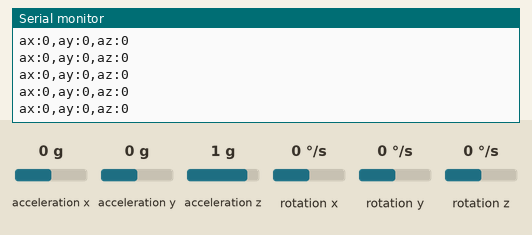
Simulated run of this sketch. Board: Arduino Leonardo, built with avr-gcc and run on an emulated ATmega32U4. Parts: the last lines printed to the serial monitor. The test bench sets the inputs (shaded band); at power-on: acceleration x 0 g, acceleration y 0 g, acceleration z 1 g, rotation x 0 °/s, rotation y 0 °/s, rotation z 0 °/s.

Above: at 1.2 s.
1.3 s: acceleration x set to -1.4 g
At 1.34 s:
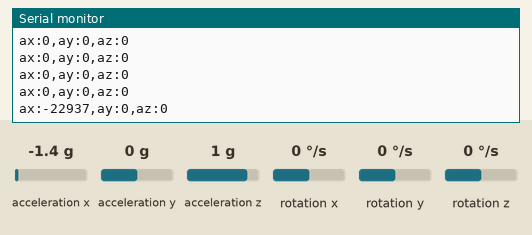
2.8 s: acceleration y set to -1.4 g
At 2.82 s:
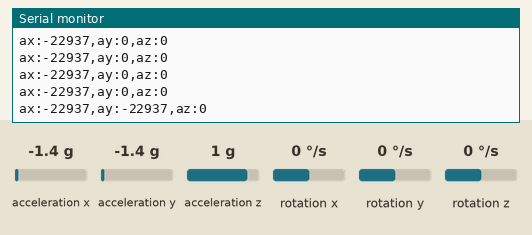
4.3 s: acceleration z set to -1.4 g
At 4.31 s:
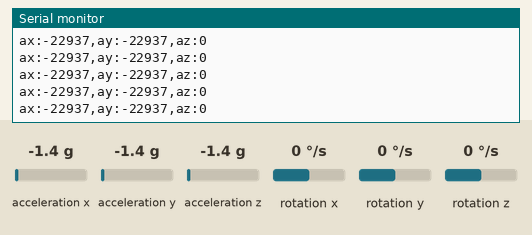

The sketch:

plot_acceleration.ino
```cpp
#include <Wire.h>
#include <MPU6050.h>  // Include the MPU6050 library by Electronic Cats

MPU6050 mpu;  // Create an MPU6050 object

void setup() {
  int devStatus=0;

  // Initialize serial communication at 115200 baud for debugging and Serial Plotter
  Serial.begin(115200);
  while (!Serial);  // Wait for the serial port to open (for boards like Leonardo/Micro)

  // Initialize I2C communication
  Wire.begin();

  // Initialize the MPU6050 sensor
  mpu.initialize();

  // Check if the MPU6050 is connected
  if (!mpu.testConnection()) {
    Serial.println("MPU6050 connection failed");
    while (1); // Halt the program
  } else {
    Serial.println("MPU6050 connection successful");
  }

  /* Supply your gyro offsets here, scaled for min sensitivity */
  // Offstes form running EC MPU6050 Lib example: MPU650_zero.ino

  mpu.setXAccelOffset(2290);
  mpu.setYAccelOffset(-2687);
  mpu.setZAccelOffset(5392);
  mpu.setXGyroOffset(35);
  mpu.setYGyroOffset(-55);
  mpu.setZGyroOffset(7);
  /* Making sure it worked (returns 0 if so) */
  if (devStatus == 0) {
    mpu.CalibrateAccel(6);  // Calibration Time: generate offsets and calibrate our MPU6050
    mpu.CalibrateGyro(6);
    Serial.println("These are the Active offsets: ");
    mpu.PrintActiveOffsets();
  }

  Serial.println("MPU6050 Initialized");

  Serial.println("MPU6050 initialized successfully!");
}

void loop() {
  int16_t gravityCorrection = -16384;
  // Read MPU6050 data (accelerations and gyroscope)
  int16_t ax, ay, az;
  mpu.getAcceleration(&ax, &ay, &az);

  // Convert accelerometer readings to g (1g = 9.81 m/s^2)
  //ax = ax / 16384.0;  // 16384 is the scale for ±2g range
  //ay = ay / 16384.0;
  //az = az / 16384.0;

  // Print acceleration values for Serial Plotter
  Serial.print("ax:");
  Serial.print(ax);
  Serial.print(",");
  Serial.print("ay:");
  Serial.print(ay);
  Serial.print(",");
  Serial.print("az:");
  Serial.println(az+gravityCorrection);

  delay(50);  // Adjust the delay as needed
}
```

Measured:
- after the input at 1.3 s, the serial monitor: prints a new line at once (image 1)
- after the input at 2.8 s, the serial monitor: prints a new line at once (image 2)
